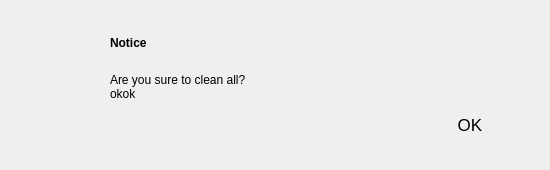
<?xml version="1.0" encoding="UTF-8"?>
<ui version="4.0">
 <class>SA_Dialog_Error</class>
 <widget class="QDialog" name="SA_Dialog_Error">
  <property name="geometry">
   <rect>
    <x>0</x>
    <y>0</y>
    <width>550</width>
    <height>170</height>
   </rect>
  </property>
  <property name="windowTitle">
   <string>Dialog</string>
  </property>
  <property name="styleSheet">
   <string notr="true">/*****************indoor****************/
#BitSA[status=&quot;indoor&quot;] #widget
{
	background-color:rgb(245,245,245);
	border:1px solid rgb(151,151,151);
}

#BitSA[status=&quot;indoor&quot;] #label
{
	background-image: url(:/sa/image/error.png);
}
#BitSA[status=&quot;indoor&quot;] QPushButton
{
	color:rgba(0,0,0,0);
	border-style: flat;
	background-image: url(:/sa/image/btn_ok_w80_nor.png);
}
#BitSA[status=&quot;indoor&quot;] QPushButton:pressed
{	
	color:rgba(0,0,0,0);
	background-image: url(:/sa/image/btn_ok_w80_click.png);
}
/*****************outdoor****************/
#BitSA[status=&quot;outdoor&quot;] #widget
{
	color:rgba(0,0,0,0);
	background-color:rgb(245,245,245);
	border:1px solid rgb(151,151,151);
}

#BitSA[status=&quot;outdoor&quot;] #label
{
	background-image: url(:/sa/image/error.png);
}
#BitSA[status=&quot;outdoor&quot;] QPushButton
{
	color:rgba(0,0,0,0);
	border-style: flat;
	background-image: url(:/sa/image/btn_ok_w80_nor.png);
}
#BitSA[status=&quot;outdoor&quot;] QPushButton:pressed
{	
	color:rgba(0,0,0,0);
	background-image: url(:/sa/image/btn_ok_w80_click.png);
}
/*****************night****************/
#BitSA[status=&quot;night&quot;] #widget
{
	background-color:rgb(241,210,160);
	border:1px solid rgb(151,151,151);
}

#BitSA[status=&quot;night&quot;] #label
{
	background-image: url(:/sa/image/night/error.png);
}
#BitSA[status=&quot;night&quot;] QPushButton
{
	font:&quot;Arial&quot;;
	color:rgba(241, 210, 160, 1);
	border-style: flat;
	border-image:  url(:/sa/image/night/btn_ok_w80_nor.png);
}
#BitSA[status=&quot;night&quot;] QPushButton:pressed
{	
	color:rgba(241, 210, 160, 1);
	border-image: url(:/sa/image/night/btn_w70_click.png);
}</string>
  </property>
  <widget class="QWidget" name="widget" native="true">
   <property name="geometry">
    <rect>
     <x>0</x>
     <y>0</y>
     <width>550</width>
     <height>170</height>
    </rect>
   </property>
   <widget class="QLabel" name="Title">
    <property name="geometry">
     <rect>
      <x>110</x>
      <y>32</y>
      <width>85</width>
      <height>22</height>
     </rect>
    </property>
    <property name="styleSheet">
     <string notr="true">font:75 20px &quot;Arial&quot;;
font-weight:bold;</string>
    </property>
    <property name="text">
     <string>Notice</string>
    </property>
   </widget>
   <widget class="QLabel" name="Warning">
    <property name="geometry">
     <rect>
      <x>110</x>
      <y>65</y>
      <width>360</width>
      <height>44</height>
     </rect>
    </property>
    <property name="styleSheet">
     <string notr="true">font:75 18px &quot;Arial&quot;;</string>
    </property>
    <property name="text">
     <string>Are you sure to clean all?
okok</string>
    </property>
   </widget>
   <widget class="QLabel" name="label">
    <property name="geometry">
     <rect>
      <x>34</x>
      <y>29</y>
      <width>60</width>
      <height>60</height>
     </rect>
    </property>
    <property name="styleSheet">
     <string notr="true"/>
    </property>
    <property name="text">
     <string/>
    </property>
   </widget>
   <widget class="QPushButton" name="pb_ok">
    <property name="geometry">
     <rect>
      <x>430</x>
      <y>110</y>
      <width>80</width>
      <height>30</height>
     </rect>
    </property>
    <property name="font">
     <font>
      <family>Arial</family>
      <pointsize>13</pointsize>
     </font>
    </property>
    <property name="layoutDirection">
     <enum>Qt::LeftToRight</enum>
    </property>
    <property name="styleSheet">
     <string notr="true"/>
    </property>
    <property name="text">
     <string>OK</string>
    </property>
    <property name="flat">
     <bool>true</bool>
    </property>
   </widget>
  </widget>
 </widget>
 <resources/>
 <connections/>
</ui>
